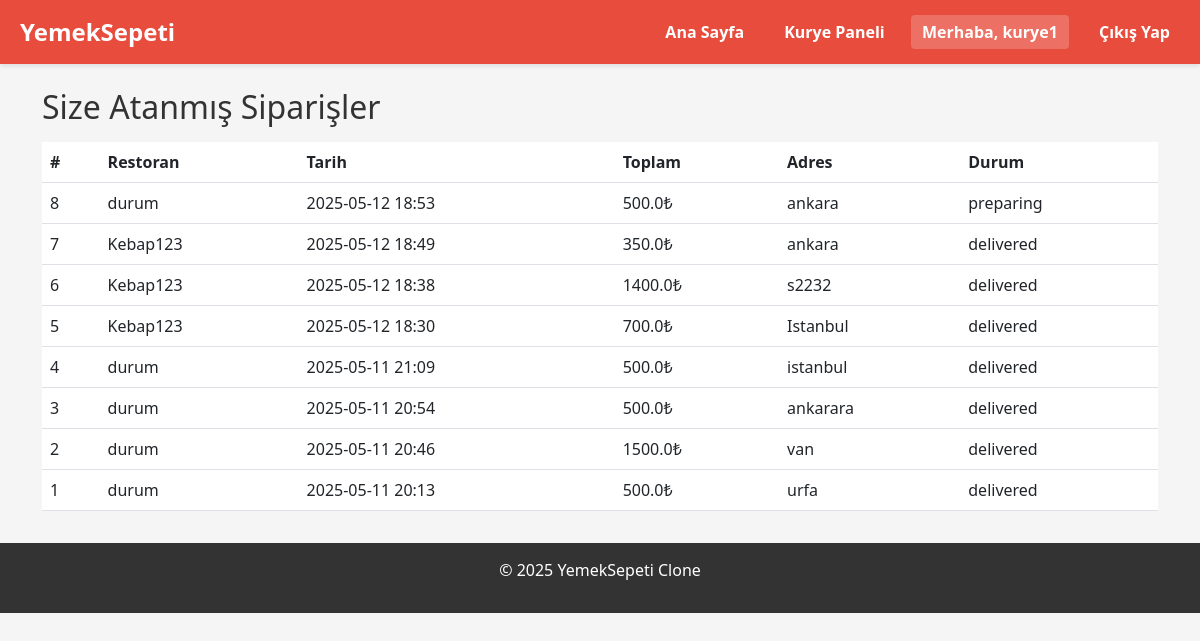
/delivery/orders (signed in), run on the app's committed database.
### models.py (models this page shows, shortened)
class Order(db.Model):
    id = db.Column(db.Integer, primary_key=True)
    user_id = db.Column(db.Integer, db.ForeignKey('user.id'), nullable=False)
    restaurant_id = db.Column(db.Integer, db.ForeignKey('restaurant.id'), nullable=False)
    order_date = db.Column(db.DateTime, default=lambda: datetime.now(timezone.utc))
    status = db.Column(db.String(20), default='pending')  # pending, preparing, delivering, delivered, cancelled
    total_amount = db.Column(db.Float, nullable=False)
    delivery_address = db.Column(db.Text, nullable=False)
    user = db.relationship('User', foreign_keys=[user_id], backref='orders')
    restaurant = db.relationship('Restaurant', backref='orders')
    delivery_id = db.Column(db.Integer, db.ForeignKey('user.id'), nullable=True)
    delivery = db.relationship('User', foreign_keys=[delivery_id], backref='assigned_orders')

class Restaurant(db.Model):
    id = db.Column(db.Integer, primary_key=True)
    user_id = db.Column(db.Integer, db.ForeignKey('user.id'), nullable=False)
    restaurant_name = db.Column(db.String(100), nullable=False)
    cuisine_type = db.Column(db.String(50), nullable=False)
    tax_id = db.Column(db.String(20), unique=True, nullable=False)
    is_approved = db.Column(db.Boolean, default=False)
    rating = db.Column(db.Float, default=0.0)
    created_at = db.Column(db.DateTime, default=lambda: datetime.now(timezone.utc))
    image_path = db.Column(db.String(255), nullable=True, default='default_restaurant.png')

### app.py (the view)
@app.route("/delivery/orders")
def delivery_orders():
    if "user_id" not in session or session.get("user_type") != "delivery":
        flash("Yetkisiz erişim.", "danger")
        return redirect(url_for("login"))
    delivery_id = session["user_id"]
    orders = Order.query.filter_by(delivery_id=delivery_id).order_by(Order.order_date.desc()).all()
    return render_template("delivery_orders.html", orders=orders)

### templates/delivery_orders.html (shortened to what this page needs)
{% extends "base.html" %}
{% block content %}
<div class="container mt-4">
    <h2>Size Atanmış Siparişler</h2>
    {% if orders %}
        <table class="table mt-3">
            <thead>
                <tr>
                    <th>#</th>
                    <th>Restoran</th>
                    <th>Tarih</th>
                    <th>Toplam</th>
                    <th>Adres</th>
                    <th>Durum</th>
                </tr>
            </thead>
            <tbody>
                {% for order in orders %}
                    <tr>
                        <td>{{ order.id }}</td>
                        <td>{{ order.restaurant.restaurant_name }}</td>
                        <td>{{ order.order_date.strftime('%Y-%m-%d %H:%M') }}</td>
                        <td>{{ order.total_amount }}₺</td>
                        <td>{{ order.delivery_address }}</td>
                        <td>
                            {% if order.status == 'delivering' %}
                                <form action="{{ url_for('complete_order', order_id=order.id) }}" method="post">
                                    <button class="btn btn-sm btn-primary">Teslim Et</button>
                                </form>
                            {% else %}
                                {{ order.status }}
                            {% endif %}
                         </td>
                    </tr>
                {% endfor %}
            </tbody>
        </table>
    {% else %}
        <p>Üzerinize atanmış sipariş bulunmamaktadır.</p>
    {% endif %}
</div>
{% endblock %}

### static/styles.css (style rules this page uses)
body { font-family: Arial, sans-serif; margin: 0; padding: 0; background-color: #f8f9fa; }
body { font-family: 'Segoe UI', Tahoma, Geneva, Verdana, sans-serif; margin: 0; padding: 0; background-color: #f5f5f5; color: #333; }

### data on the page
Order: id "8", restaurant.restaurant_name "durum", order_date "2025-05-12 18:53", total_amount "500.0", delivery_address "ankara", status "preparing"
Order: id "7", restaurant.restaurant_name "Kebap123", order_date "2025-05-12 18:49", total_amount "350.0", delivery_address "ankara", status "delivered"
Order: id "6", restaurant.restaurant_name "Kebap123", order_date "2025-05-12 18:38", total_amount "1400.0", delivery_address "s2232", status "delivered"
Order: id "5", restaurant.restaurant_name "Kebap123", order_date "2025-05-12 18:30", total_amount "700.0", delivery_address "Istanbul", status "delivered"
Order: id "4", restaurant.restaurant_name "durum", order_date "2025-05-11 21:09", total_amount "500.0", delivery_address "istanbul", status "delivered"
Order: id "3", restaurant.restaurant_name "durum", order_date "2025-05-11 20:54", total_amount "500.0", delivery_address "ankarara", status "delivered"
Order: id "2", restaurant.restaurant_name "durum", order_date "2025-05-11 20:46", total_amount "1500.0", delivery_address "van", status "delivered"
Order: id "1", restaurant.restaurant_name "durum", order_date "2025-05-11 20:13", total_amount "500.0", delivery_address "urfa", status "delivered"

### other printed values
{{ session.name }} "kurye1"
